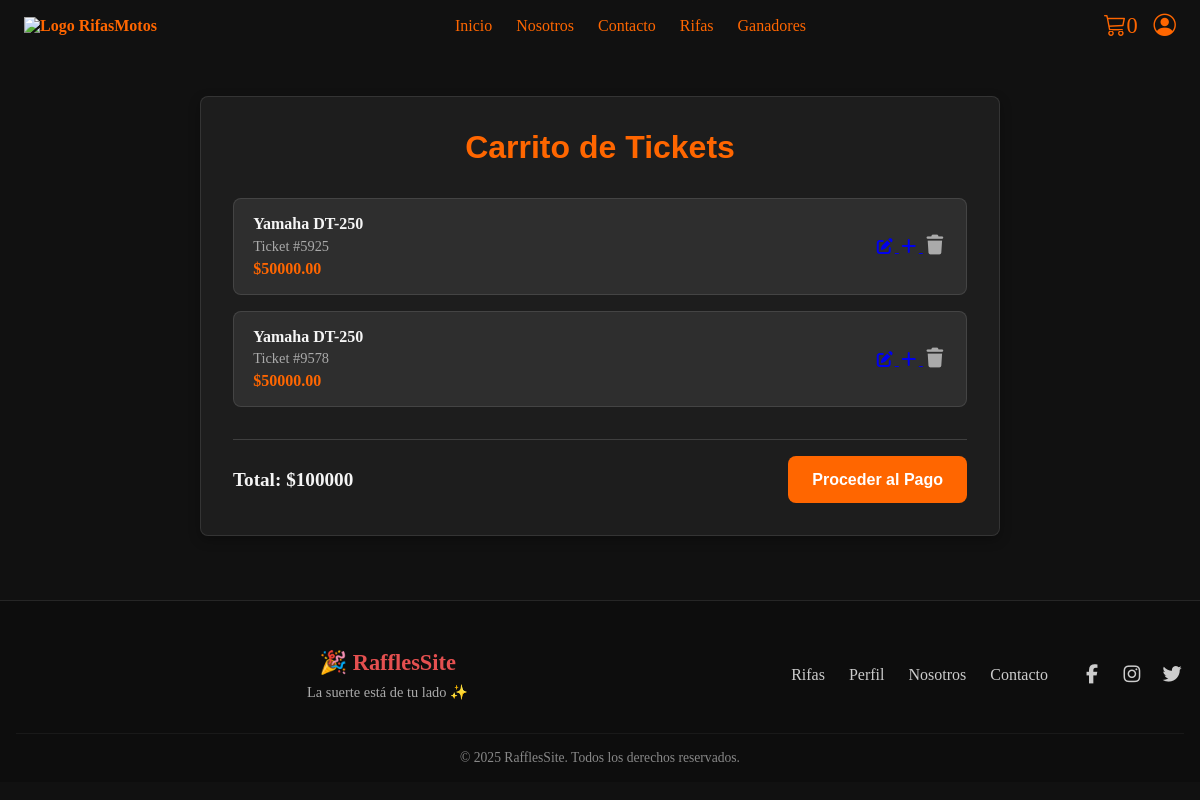
/cart/ (signed in), run on an earlier commit of the app's database.
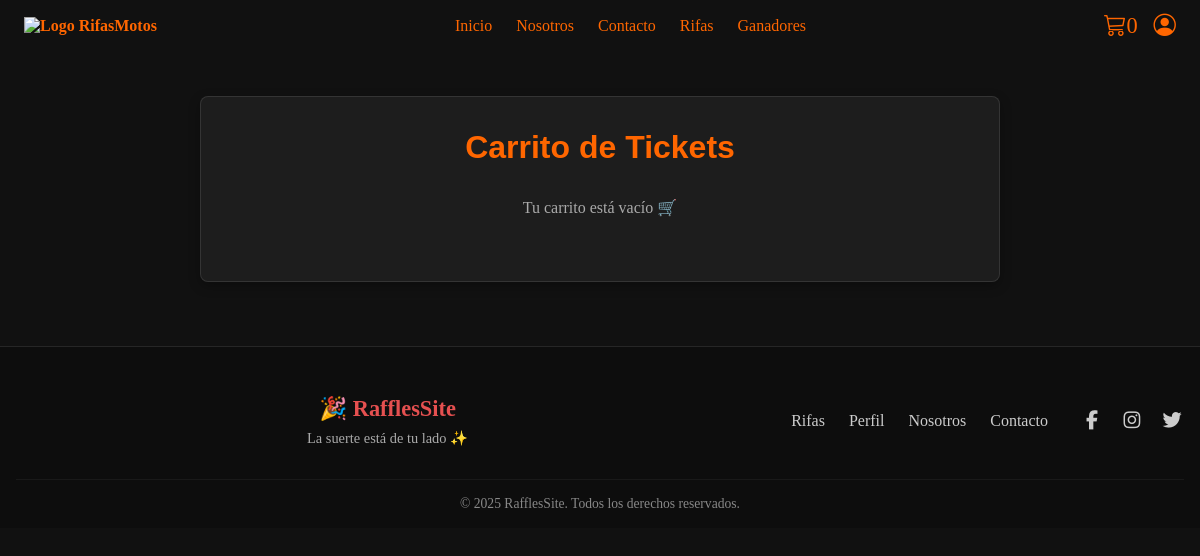
And on a later commit of the database.
### raffles_app/models.py (models this page shows, shortened)
class Ticket(models.Model):
    PAYMENT_STATUS = [
        ("pending", "Pendiente"),
        ("paid", "Pagado"),
        ("failed", "Fallido"),
    ]
    raffle = models.ForeignKey(
        Raffle,
        on_delete=models.CASCADE,
        related_name="tickets"
    )
    user = models.ForeignKey(
        User,
        on_delete=models.CASCADE,
        related_name="tickets"
    )
    number = models.PositiveIntegerField(blank=True, null=True, db_index=True)
    code = models.UUIDField(default=uuid.uuid4, editable=False, unique=True)  # Código único
    payment_status = models.CharField(
        max_length=20,
        choices=PAYMENT_STATUS,
        default="pending",
        db_index=True
    )
    created_at = models.DateTimeField(auto_now_add=True)
    class Meta:
        unique_together = ('raffle', 'number')
        ordering = ['number']

class Raffle(models.Model):
    STATUS_CHOICES = [
        ("open", "Abierta"),
        ("closed", "Cerrada"),
        ("finished", "Finalizada con ganador"),
    ]
    motorcycle = models.ForeignKey(
        Motorcycle,
        on_delete=models.CASCADE,
        related_name="raffles"
    )
    ticket_price = models.DecimalField(max_digits=10, decimal_places=2)
    max_tickets = models.PositiveIntegerField()
    status = models.CharField(
        max_length=20,
        choices=STATUS_CHOICES,
        default="open",
        db_index=True
    )
    created_at = models.DateTimeField(auto_now_add=True)
    updated_at = models.DateTimeField(auto_now=True)
    ends_at = models.DateTimeField()
    seed_commitment = models.CharField(max_length=128, blank=True, null=True)
    seed_reveal = models.CharField(max_length=256, blank=True, null=True)
    winner_ticket = models.ForeignKey(
        'Ticket',
        on_delete=models.SET_NULL,
        null=True,
        blank=True,
        related_name="won_raffles"
    )

class Motorcycle(models.Model):
    brand = models.CharField(max_length=100, db_index=True)   # Ej: Yamaha
    model = models.CharField(max_length=100, db_index=True)   # Ej: MT-09
    year = models.PositiveIntegerField(db_index=True)         # Ej: 2024
    description = models.TextField(blank=True)
    is_new = models.BooleanField(default=True)     # True = nueva, False = usada
    mileage = models.PositiveIntegerField(
        blank=True, null=True,
        help_text="Kilometraje en kilómetros (solo si es usada)."
    )
    condition = models.CharField(
        max_length=50,
        choices=[
            ("excelente", "Excelente"),
            ("bueno", "Bueno"),
            ("regular", "Regular"),
        ],
        blank=True,
        null=True,
        help_text="Condición general de la moto si es usada."
    )

### raffles_app/views.py (the view)
# urls.py: path("cart/", views.cart, name="cart"),  # ✅ nueva ruta
@login_required
def cart(request):
    tickets = Ticket.objects.filter(user=request.user, payment_status="pending").select_related("raffle")
    total = tickets.aggregate(
        total=Sum("raffle__ticket_price")
    )["total"] or 0
    return render(request, "raffles/cart.html", {
        "tickets": tickets,
        "total": total,
    })

### raffles_app/templates/raffles/cart.html (shortened to what this page needs)
{% extends 'base.html' %}
{% load static %}
{% block content %}
<section class="cart">
  <h1 class="cart__title">Carrito de Tickets</h1>
  <div class="cart__list" id="cartList">
    {% if tickets %}
      {% for ticket in tickets %}
        <div class="cart-item">
          <div class="cart-item__info">
            <h3>{{ ticket.raffle.motorcycle.brand }} {{ ticket.raffle.motorcycle.model }}</h3>
            <p class="cart-item__ticket">Ticket #{{ ticket.number }}</p>
            <p class="cart-item__price">${{ ticket.raffle.ticket_price }}</p>
          </div>
         <div class="cart-item__actions">
  <a href="{% url 'edit_ticket' ticket.id %}" class="cart-item__edit" aria-label="Editar ticket">
    <i class="fas fa-edit"></i>
  </a>
  <a href="{% url 'buy_ticket' ticket.raffle.id %}" class="cart-item__add" aria-label="Agregar ticket">
    <i class="fas fa-plus"></i>
  </a>
  <form action="{% url 'remove_ticket' ticket.id %}" method="post" style="display:inline;">
    <button type="submit" class="cart-item__remove" aria-label="Eliminar ticket">
      <i class="fas fa-trash"></i>
    </button>
  </form>
</div>
        </div>
      {% endfor %}
    {% else %}
      <p style="text-align:center; color:var(--color-muted);">
        Tu carrito está vacío 🛒
      </p>
    {% endif %}
  </div>
  {% if tickets %}
  <div class="cart__summary">
    <p>Total: <span id="cartTotal">
      ${{ total }}
    </span></p>
    <button class="pay-btn">Proceder al Pago</button>
  </div>
  {% endif %}
</section>
{% endblock %}

### templates/base.html (shortened to what this page needs)
{% load static %}
<!DOCTYPE html>
<html lang="es">
<head>
  <link rel="stylesheet" href="https://cdnjs.cloudflare.com/ajax/libs/font-awesome/7.0.1/css/all.min.css" />
  <link rel="stylesheet" href="https://cdn.jsdelivr.net/npm/bootstrap-icons@1.10.5/font/bootstrap-icons.css">
  <link rel="stylesheet" href="{%  static 'css/global.css' %}">
</head>
<body>
<nav class="navbar">
  <div class="navbar__container">
    <a href="" class="navbar__logo">
      <img src="" alt="Logo"> RifasMotos
    </a>
    <div class="navbar__menu" id="navbarMenu">
      <div class="navbar__links">
        <a href="{% url 'home' %}">Inicio</a>
        <a href="{% url 'about' %}">Nosotros</a>
        <a href="{% url 'contact' %}">Contacto</a>
        <a href="{% url 'raffle_list' %}">Rifas</a>
        <a href="{% url 'winners' %}">Ganadores</a>
      </div>
<div class="navbar__icons">
  <a href="{% url 'cart' %}" class="cart-icon" title="Carrito">
    <i class="bi bi-cart3"></i>
    <span class="cart-count">0</span>
  </a>
  <div class="user-menu">
    <button class="user-icon" id="userMenuBtn">
      <i class="bi bi-person-circle"></i>
    </button>
  </div>
</div>
    </div>
  </div>
</nav>
       {% block content %}{% endblock %}
<footer class="site-footer">
  <div class="footer-container">
    <div class="footer-brand">
      <a href="{% url 'raffle_list' %}" class="brand-link">🎉 RafflesSite</a>
      <p class="slogan">La suerte está de tu lado ✨</p>
    </div>
    <nav class="footer-nav">
      <a href="{% url 'raffle_list' %}">Rifas</a>
      <a href="{% url 'user_profile' %}">Perfil</a>
      <a href="#">Nosotros</a>
      <a href="#">Contacto</a>
    </nav>
    <div class="footer-social">
      <a href="#"><i class="fab fa-facebook-f"></i></a>
      <a href="#"><i class="fab fa-instagram"></i></a>
      <a href="#"><i class="fab fa-twitter"></i></a>
    </div>
  </div>
  <div class="footer-copy">
    <p>&copy; {% now "Y" %} RafflesSite. Todos los derechos reservados.</p>
  </div>
</footer>
</body>
</html>

### static/css/global.css (style rules this page uses)
:root { --color-primary: #ff6600; --color-secondary: #0d0d0d; --color-bg: #111; --color-text: #f5f5f5; --color-muted: #aaa; --font-heading: 'Oswald', sans-serif; --font-body: 'Roboto', sans-serif; --radius: 0.5rem; --shadow: 0 4px 12px rgba(0,0,0,0.3); --transition: all 0.3s ease; }
* { margin: 0; padding: 0; box-sizing: border-box; }
body { background: var(--color-bg); color: var(--color-primary); }
.navbar { position: fixed; top: 0; left: 0; width: 100%; background: transparent; box-shadow: none; z-index: 1000; transition: background 0.3s ease, box-shadow 0.3s ease, backdrop-filter 0.3s ease; }
.navbar__container { display: flex; align-items: center; justify-content: space-between; padding: 0.8rem 1.5rem; max-width: 1200px; margin: 0 auto; }
.navbar__logo { font-size: 1rem; font-weight: bold; color: var(--color-primary); text-decoration: none; }
.navbar__menu { display: flex; align-items: center; justify-content: center; flex: 1; }
.navbar__links { display: flex; gap: 1.5rem; flex: 1; justify-content: center; }
.navbar__links a { color: var(--color-primary); text-decoration: none; font-weight: 500; transition: color 0.3s; }
.navbar__icons { display: flex; align-items: center; gap: 1rem; margin-left: auto; }
.navbar__icons a, .user-icon { display: flex; align-items: center; justify-content: center; font-size: 1.4rem; color: var(--color-primary); text-decoration: none; cursor: pointer; background: none; border: none; transition: color 0.3s; }
.user-menu { position: relative; }
.cart { max-width: 800px; margin: 6rem auto 2rem; padding: 2rem; border-radius: var(--radius); background: rgba(255,255,255,0.05); border: 1px solid rgba(255,255,255,0.1); box-shadow: var(--shadow); color: var(--color-text); }
.cart__title { font-size: 2rem; font-weight: 700; margin-bottom: 2rem; text-align: center; color: var(--color-primary); font-family: var(--font-heading); }
.cart__list { display: flex; flex-direction: column; gap: 1rem; margin-bottom: 2rem; }
.site-footer { background: var(--bg-dark, #0d0d0d); color: var(--text-light, #fff); padding: 3rem 1rem 1rem; margin-top: 4rem; border-top: 1px solid rgba(255,255,255,0.1); }
.footer-container { max-width: 1200px; margin: 0 auto; display: grid; grid-template-columns: 1fr auto auto; gap: 2rem; align-items: center; text-align: center; }
.footer-brand .brand-link { font-size: 1.4rem; font-weight: 700; color: var(--accent, #e55050); text-decoration: none; }
.footer-brand .slogan { font-size: 0.9rem; color: #aaa; margin-top: 0.5rem; }
.footer-nav { display: flex; gap: 1.5rem; }
.footer-nav a { color: #ccc; text-decoration: none; transition: 0.3s; }
.footer-social { display: flex; gap: 1rem; }
.footer-social a { color: #ccc; font-size: 1.2rem; transition: 0.3s; }
.footer-copy { margin-top: 2rem; font-size: 0.85rem; color: #888; text-align: center; border-top: 1px solid rgba(255,255,255,0.05); padding-top: 1rem; }

What changed in the data, as far as the page shows it:
removed Ticket: raffle.motorcycle.brand "Yamaha", raffle.motorcycle.model "DT-250", number "5925", raffle.ticket_price "50000.00"
removed Ticket: raffle.motorcycle.brand "Yamaha", raffle.motorcycle.model "DT-250", number "9578", raffle.ticket_price "50000.00"
Also different on the page:
{{ total }}: "100000" → (not shown)
text no longer shown: "Total: $ Proceder al Pago"
text now shown: "Tu carrito está vacío 🛒"
